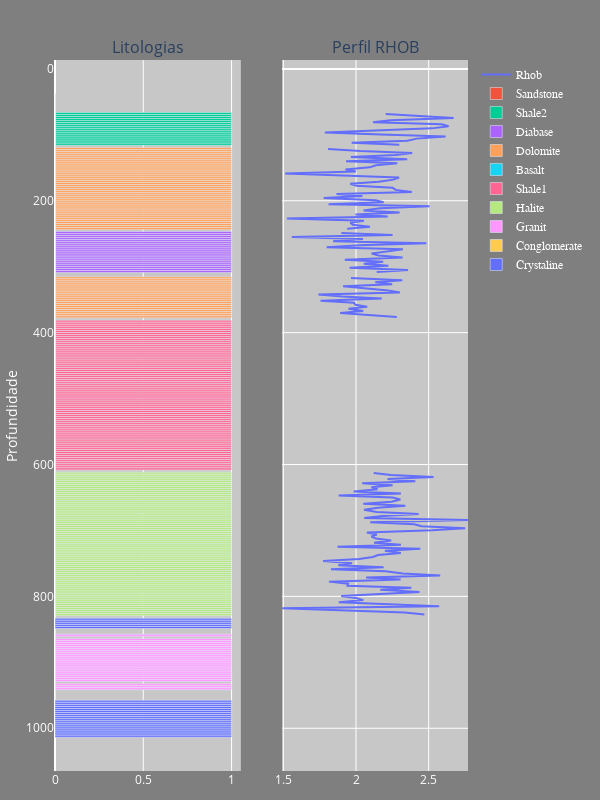

The notebook cell this image was saved under:
### Code cell
# para fazer plots dentro do proprio script sem a necessidade de conexao com a internet:
ply.offline.init_notebook_mode(connected=True)

# Criando um subplot fig com uma linha e duas colunas, e compartilhando o mesmo eixo y
fig = sub.make_subplots(rows=1, cols=2, subplot_titles=['Litologias', 'Perfil RHOB'], shared_yaxes=True)

# Trace com scatter na segunda posicao do sub plot, linha 1 coluna 2.
fig.add_trace(go.Scatter(x=rhob_noise, y=prof, name= 'Rhob'),
              row=1,
              col=2
             )
# Varios Traces na primeira posicao do sub plot, linha 1 coluna 1.
for i in range(len(data)):
    fig.add_trace(go.Bar(x=litologias[data.lito[i]],
                         y=prof,
                         orientation='h',
                         showlegend= True,
                         name= data.lito[i],
                         width = a
                        ),
                  row=1,
                  col=1
                  )

#-------------------------------Configuracao do Layout do Sub Plot-----------------------------------#

# Define o layout do plot, como título dos eixos, posição dos eixos, cor da letra, etc
fig.update_layout(go.Layout(xaxis=dict(side ='bottom',
                                       color='white'
                                       ),
                            xaxis2=dict(side='bottom',
                                        color='white'
                                        ),
                            yaxis=dict(title='Profundidade',
                                       autorange='reversed',
                                       color = 'white'
                                       ),
                            legend=dict(font=dict(family='Courier New',
                                                  size=12,
                                                  color = 'white'
                                                 )
                                        ),
                            # define o tamanho do gráfico, altura e largura, e o tamanhado da margem 
                            # (l=left, r=right, b=bottom, t=top)
                            autosize=False,
                            width=600,
                            height=800,
                            margin=dict(l=50,
                                        r=30,
                                        b=20,
                                        t=60
                                        ),
                            paper_bgcolor='#7f7f7f', #cor do background da margem
                            plot_bgcolor='#c7c7c7', #cor do backgroud do gráfico
                            )
                 )
#--------------------------------------------------------------------------------------------------------#

# Mostrando o plot fig na tela:
fig.show()

### Figure 1 — Plotly figure (JSON) as saved in the notebook; plotly's stock layout.template omitted (floating-point values rounded to 4 significant figures; data arrays with more than 128 entries replaced by an {"elided": "..."} marker saying what was removed)
{"data": [{"name": "Rhob", "type": "scatter", "x": {"elided": "313 float values"}, "xaxis": "x2", "y": {"elided": "313 float values"}, "yaxis": "y2"}, {"name": "Sandstone", "orientation": "h", "showlegend": true, "type": "bar", "width": 3.11, "x": {"elided": "313 int values"}, "xaxis": "x", "y": {"elided": "313 float values"}, "yaxis": "y"}, {"name": "Shale2", "orientation": "h", "showlegend": true, "type": "bar", "width": 3.11, "x": {"elided": "313 int values"}, "xaxis": "x", "y": {"elided": "313 float values"}, "yaxis": "y"}, {"name": "Diabase", "orientation": "h", "showlegend": true, "type": "bar", "width": 3.11, "x": {"elided": "313 int values"}, "xaxis": "x", "y": {"elided": "313 float values"}, "yaxis": "y"}, {"name": "Dolomite", "orientation": "h", "showlegend": true, "type": "bar", "width": 3.11, "x": {"elided": "313 int values"}, "xaxis": "x", "y": {"elided": "313 float values"}, "yaxis": "y"}, {"name": "Basalt", "orientation": "h", "showlegend": true, "type": "bar", "width": 3.11, "x": {"elided": "313 int values"}, "xaxis": "x", "y": {"elided": "313 float values"}, "yaxis": "y"}, {"name": "Shale1", "orientation": "h", "showlegend": true, "type": "bar", "width": 3.11, "x": {"elided": "313 int values"}, "xaxis": "x", "y": {"elided": "313 float values"}, "yaxis": "y"}, {"name": "Halite", "orientation": "h", "showlegend": true, "type": "bar", "width": 3.11, "x": {"elided": "313 int values"}, "xaxis": "x", "y": {"elided": "313 float values"}, "yaxis": "y"}, {"name": "Granit", "orientation": "h", "showlegend": true, "type": "bar", "width": 3.11, "x": {"elided": "313 int values"}, "xaxis": "x", "y": {"elided": "313 float values"}, "yaxis": "y"}, {"name": "Conglomerate", "orientation": "h", "showlegend": true, "type": "bar", "width": 3.11, "x": {"elided": "313 int values"}, "xaxis": "x", "y": {"elided": "313 float values"}, "yaxis": "y"}, {"name": "Crystaline", "orientation": "h", "showlegend": true, "type": "bar", "width": 3.11, "x": {"elided": "313 int values"}, "xaxis": "x", "y": {"elided": "313 float values"}, "yaxis": "y"}], "layout": {"annotations": [{"font": {"size": 16}, "showarrow": false, "text": "Litologias", "x": 0.225, "xanchor": "center", "xref": "paper", "y": 1, "yanchor": "bottom", "yref": "paper"}, {"font": {"size": 16}, "showarrow": false, "text": "Perfil RHOB", "x": 0.775, "xanchor": "center", "xref": "paper", "y": 1, "yanchor": "bottom", "yref": "paper"}], "autosize": false, "height": 800, "legend": {"font": {"color": "white", "family": "Courier New", "size": 12}}, "margin": {"b": 20, "l": 50, "r": 30, "t": 60}, "paper_bgcolor": "#7f7f7f", "plot_bgcolor": "#c7c7c7", "width": 600, "xaxis": {"anchor": "y", "color": "white", "domain": [0, 0.45], "side": "bottom"}, "xaxis2": {"anchor": "y2", "color": "white", "domain": [0.55, 1], "side": "bottom"}, "yaxis": {"anchor": "x", "autorange": "reversed", "color": "white", "domain": [0, 1], "title": {"text": "Profundidade"}}, "yaxis2": {"anchor": "x2", "domain": [0, 1], "matches": "y", "showticklabels": false}}}
